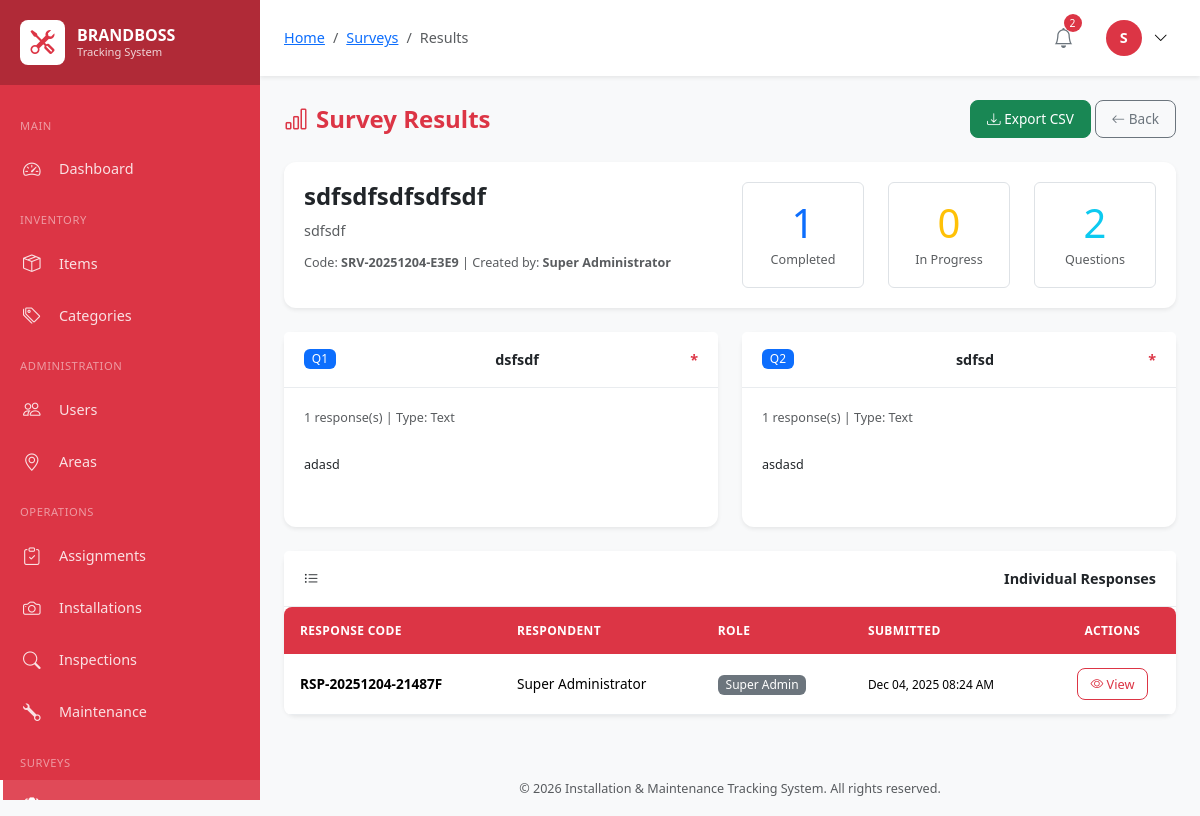
/modules/surveys/results.php?id=2 (signed in), run on the app's committed database.
### tables this page shows
CREATE TABLE `users` (
  `id` int(10) UNSIGNED NOT NULL,
  `employee_id` varchar(50) NOT NULL,
  `username` varchar(100) NOT NULL,
  `password` varchar(255) NOT NULL,
  `email` varchar(150) NOT NULL,
  `full_name` varchar(200) NOT NULL,
  `phone` varchar(20) DEFAULT NULL,
  `role` enum('super_admin','user_1','user_2','user_3','user_4') NOT NULL,
  `profile_image` varchar(255) DEFAULT NULL,
  `status` enum('active','inactive','suspended') DEFAULT 'active',
  `last_login` datetime DEFAULT NULL,
  `created_by` int(10) UNSIGNED DEFAULT NULL,
  `created_at` timestamp NOT NULL DEFAULT current_timestamp(),
  `updated_at` timestamp NOT NULL DEFAULT current_timestamp() ON UPDATE current_timestamp()
);

CREATE TABLE `surveys` (
  `id` bigint(20) UNSIGNED NOT NULL,
  `survey_code` varchar(50) NOT NULL,
  `title` varchar(255) NOT NULL,
  `description` text DEFAULT NULL,
  `status` enum('draft','active','closed') DEFAULT 'draft',
  `start_date` date DEFAULT NULL,
  `end_date` date DEFAULT NULL,
  `is_anonymous` tinyint(1) DEFAULT 0,
  `allow_multiple` tinyint(1) DEFAULT 0 COMMENT 'Allow multiple responses per user',
  `target_roles` varchar(255) DEFAULT NULL COMMENT 'JSON array of roles that can answer',
  `created_by` int(10) UNSIGNED NOT NULL,
  `created_at` timestamp NOT NULL DEFAULT current_timestamp(),
  `updated_at` timestamp NOT NULL DEFAULT current_timestamp() ON UPDATE current_timestamp()
);

CREATE TABLE `survey_questions` (
  `id` bigint(20) UNSIGNED NOT NULL,
  `survey_id` bigint(20) UNSIGNED NOT NULL,
  `question_text` text NOT NULL,
  `question_type` enum('text','textarea','radio','checkbox','dropdown','rating','number','date') NOT NULL DEFAULT 'text',
  `options` longtext DEFAULT NULL COMMENT 'JSON array of options for radio/checkbox/dropdown',
  `is_required` tinyint(1) DEFAULT 1,
  `sort_order` int(10) UNSIGNED DEFAULT 0,
  `min_value` int(11) DEFAULT NULL COMMENT 'For rating/number types',
  `max_value` int(11) DEFAULT NULL COMMENT 'For rating/number types',
  `placeholder` varchar(255) DEFAULT NULL,
  `created_at` timestamp NOT NULL DEFAULT current_timestamp(),
  `updated_at` timestamp NOT NULL DEFAULT current_timestamp() ON UPDATE current_timestamp()
);

CREATE TABLE `survey_responses` (
  `id` bigint(20) UNSIGNED NOT NULL,
  `survey_id` bigint(20) UNSIGNED NOT NULL,
  `respondent_id` int(10) UNSIGNED DEFAULT NULL COMMENT 'NULL if anonymous',
  `response_code` varchar(50) NOT NULL,
  `status` enum('in_progress','completed') DEFAULT 'in_progress',
  `submitted_at` timestamp NULL DEFAULT NULL,
  `ip_address` varchar(45) DEFAULT NULL,
  `user_agent` text DEFAULT NULL,
  `created_at` timestamp NOT NULL DEFAULT current_timestamp()
);

### modules/surveys/results.php (the view, shortened to what the rows shown need)
<?php
require_once '../../includes/header.php';
$db = Database::getInstance();
$surveyId = intval($_GET['id'] ?? 0);
$survey = $db->fetch(
    "SELECT s.*, u.full_name as created_by_name
     FROM surveys s
     JOIN users u ON s.created_by = u.id
     WHERE s.id = ?",
    [$surveyId]
);
$questions = $db->fetchAll(
    "SELECT * FROM survey_questions WHERE survey_id = ? ORDER BY sort_order",
    [$surveyId]
);
$totalResponses = $db->count('survey_responses', "survey_id = ? AND status = 'completed'", [$surveyId]);
$inProgressResponses = $db->count('survey_responses', "survey_id = ? AND status = 'in_progress'", [$surveyId]);
$page = max(1, intval($_GET['page'] ?? 1));
$responsesResult = $db->paginate(
    "SELECT sr.*, u.full_name as respondent_name, u.role as respondent_role
     FROM survey_responses sr
     LEFT JOIN users u ON sr.respondent_id = u.id
     WHERE sr.survey_id = ? AND sr.status = 'completed'
     ORDER BY sr.submitted_at DESC",
    [$surveyId],
    $page,
    10
);
$responses = $responsesResult['data'];
$questionStats = [];
foreach ($questions as $q) {
    $stats = [
        'question' => $q,
        'answers' => [],
        'total' => 0
    ];
    $answers = $db->fetchAll(
        "SELECT sa.*
         FROM survey_answers sa
         JOIN survey_responses sr ON sa.response_id = sr.id
         WHERE sa.question_id = ? AND sr.status = 'completed'",
        [$q['id']]
    );
    $stats['total'] = count($answers);
    switch ($q['question_type']) {
        default:
            $stats['recent_answers'] = array_slice(array_map(function($a) {
                return $a['answer_text'];
            }, $answers), 0, 10);
            break;
    }
    $questionStats[] = $stats;
}
?>
<div class="d-flex justify-content-between align-items-center mb-4">
    <h1 class="page-title mb-0">
        <i class="bi bi-bar-chart me-2"></i>Survey Results
    </h1>
</div>
<div class="card mb-4">
    <div class="card-body">
        <div class="row">
            <div class="col-md-6">
                <h4><?php echo clean($survey['title']); ?></h4>
                <p class="text-muted mb-2"><?php echo clean($survey['description']); ?></p>
                <small class="text-muted">
                    Code: <strong><?php echo clean($survey['survey_code']); ?></strong> |
                    Created by: <strong><?php echo clean($survey['created_by_name']); ?></strong>
                </small>
            </div>
        </div>
    </div>
</div>
<?php if ($totalResponses == 0): ?>
<div class="alert alert-info">
    <i class="bi bi-info-circle me-2"></i>
    No completed responses yet. Share the survey to collect responses.
</div>
<?php else: ?>
<div class="row">
    <?php foreach ($questionStats as $index => $stat): ?>
    <div class="col-lg-6 mb-4">
        <div class="card h-100">
            <div class="card-header">
                <span class="badge bg-primary me-2">Q<?php echo $index + 1; ?></span>
                <?php echo clean($stat['question']['question_text']); ?>
                <?php if ($stat['question']['is_required']): ?>
                <span class="text-danger">*</span>
                <?php endif; ?>
            </div>
            <div class="card-body">
                <small class="text-muted d-block mb-3">
                    <?php echo $stat['total']; ?> response(s) | Type: <?php echo ucfirst($stat['question']['question_type']); ?>
                </small>
                <?php
                $type = $stat['question']['question_type'];
                if (in_array($type, ['radio', 'dropdown', 'checkbox'])):
                ?>
                <?php if (!empty($stat['option_counts'])): ?>
                <?php foreach ($stat['option_counts'] as $option => $count): ?>
                <?php $percent = $stat['total'] > 0 ? round(($count / $stat['total']) * 100) : 0; ?>
                <div class="mb-2">
                    <div class="d-flex justify-content-between small mb-1">
                        <span><?php echo clean($option); ?></span>
                        <span><?php echo $count; ?> (<?php echo $percent; ?>%)</span>
                    </div>
                    <div class="progress" style="height: 20px;">
                        <div class="progress-bar bg-primary" style="width: <?php echo $percent; ?>%"></div>
                    </div>
                </div>
                <?php endforeach; ?>
                <?php endif; ?>
                <?php else: ?>
                <?php if (!empty($stat['recent_answers'])): ?>
                <div class="list-group list-group-flush" style="max-height: 200px; overflow-y: auto;">
                    <?php foreach ($stat['recent_answers'] as $answer): ?>
                    <?php if (!empty(trim($answer))): ?>
                    <div class="list-group-item px-0 py-2">
                        <small><?php echo clean(truncate($answer, 150)); ?></small>
                    </div>
                    <?php endif; ?>
                    <?php endforeach; ?>
                </div>
                <?php else: ?>
                <p class="text-muted">No text responses</p>
                <?php endif; ?>
                <?php endif; ?>
            </div>
        </div>
    </div>
    <?php endforeach; ?>
</div>
<div class="card">
    <div class="card-body p-0">
        <div class="table-responsive">
            <table class="table table-hover mb-0">
                <thead>
                    <tr>
                        <th>Response Code</th>
                        <th>Respondent</th>
                        <th>Role</th>
                        <th>Submitted</th>
                        <th class="text-center">Actions</th>
                    </tr>
                </thead>
                <tbody>
                    <?php if (empty($responses)): ?>
                    <tr>
                        <td colspan="5" class="text-center py-4 text-muted">No responses yet</td>
                    </tr>
                    <?php else: ?>
                    <?php foreach ($responses as $resp): ?>
                    <tr>
                        <td><strong><?php echo clean($resp['response_code']); ?></strong></td>
                        <td>
                            <?php if ($survey['is_anonymous']): ?>
                            <span class="text-muted"><i class="bi bi-incognito me-1"></i>Anonymous</span>
                            <?php else: ?>
                            <?php echo clean($resp['respondent_name'] ?? 'Unknown'); ?>
                            <?php endif; ?>
                        </td>
                        <td>
                            <?php if (!$survey['is_anonymous'] && $resp['respondent_role']): ?>
                            <span class="badge bg-secondary"><?php echo roleName($resp['respondent_role']); ?></span>
                            <?php else: ?>
                            <span class="text-muted">-</span>
                            <?php endif; ?>
                        </td>
                        <td><small><?php echo formatDateTime($resp['submitted_at']); ?></small></td>
                        <td class="text-center">
                            <button type="button" class="btn btn-outline-primary btn-sm btn-view-response"
                                    data-id="<?php echo $resp['id']; ?>"
                                    data-code="<?php echo clean($resp['response_code']); ?>">
                                <i class="bi bi-eye"></i> View
                            </button>
                        </td>
                    </tr>
                    <?php endforeach; ?>
                    <?php endif; ?>
                </tbody>
            </table>
        </div>
    </div>
</div>
<?php endif; ?>
<?php
require_once '../../includes/footer.php';
?>

### includes/header.php (shortened to what the rows shown need)
<?php
require_once __DIR__ . '/../classes/Database.php';
require_once __DIR__ . '/../classes/Auth.php';
require_once __DIR__ . '/helpers.php';
$auth = Auth::getInstance();
$auth->requireAuth();
$currentUser = $auth->user();
?>
<!DOCTYPE html>
<html lang="en">
<head>
    <link href="https://cdn.jsdelivr.net/npm/bootstrap@5.3.2/dist/css/bootstrap.min.css" rel="stylesheet">
    <link href="https://cdn.jsdelivr.net/npm/bootstrap-icons@1.11.1/font/bootstrap-icons.css" rel="stylesheet">
    <link href="https://cdn.datatables.net/1.13.6/css/dataTables.bootstrap5.min.css" rel="stylesheet">
    <link href="<?php echo APP_URL; ?>/assets/css/style.css" rel="stylesheet">
    <link href="https://unpkg.com/leaflet@1.9.4/dist/leaflet.css" rel="stylesheet">
</head>
<body>
    <main class="main-content">
        <header class="top-navbar">
            <div class="navbar-right">
                <div class="dropdown user-dropdown">
                    <button class="user-btn" data-bs-toggle="dropdown">
                        <div class="user-avatar">
                            <?php echo strtoupper(substr($currentUser['full_name'], 0, 1)); ?>
                        </div>
                        <i class="bi bi-chevron-down ms-1"></i>
                    </button>
                </div>
            </div>
        </header>
        <div class="content-area">

### data on the page
users: full_name "S"
surveys: title "sdfsdfsdfsdfsdf", description "sdfsdf", survey_code "SRV-20251204-E3E9", created_by.full_name "Super Administrator"
survey_questions: question_text "dsfsdf", total "1", question_type "Text", answer "adasd"
survey_questions: question_text "sdfsd", total "1", question_type "Text", answer "asdasd"
survey_responses: response_code "RSP-20251204-21487F", respondent.full_name "Super Administrator", respondent.role "Super Admin", submitted_at "Dec 04, 2025 08:24 AM"

### other printed values
$crumb['title'] "Surveys"
$crumb['title'] "Results"
$notificationCount "2"
$totalResponses "1"
$inProgressResponses "0"
count($questions) "2"
APP_NAME "Installation & Maintenance Tracking System"
